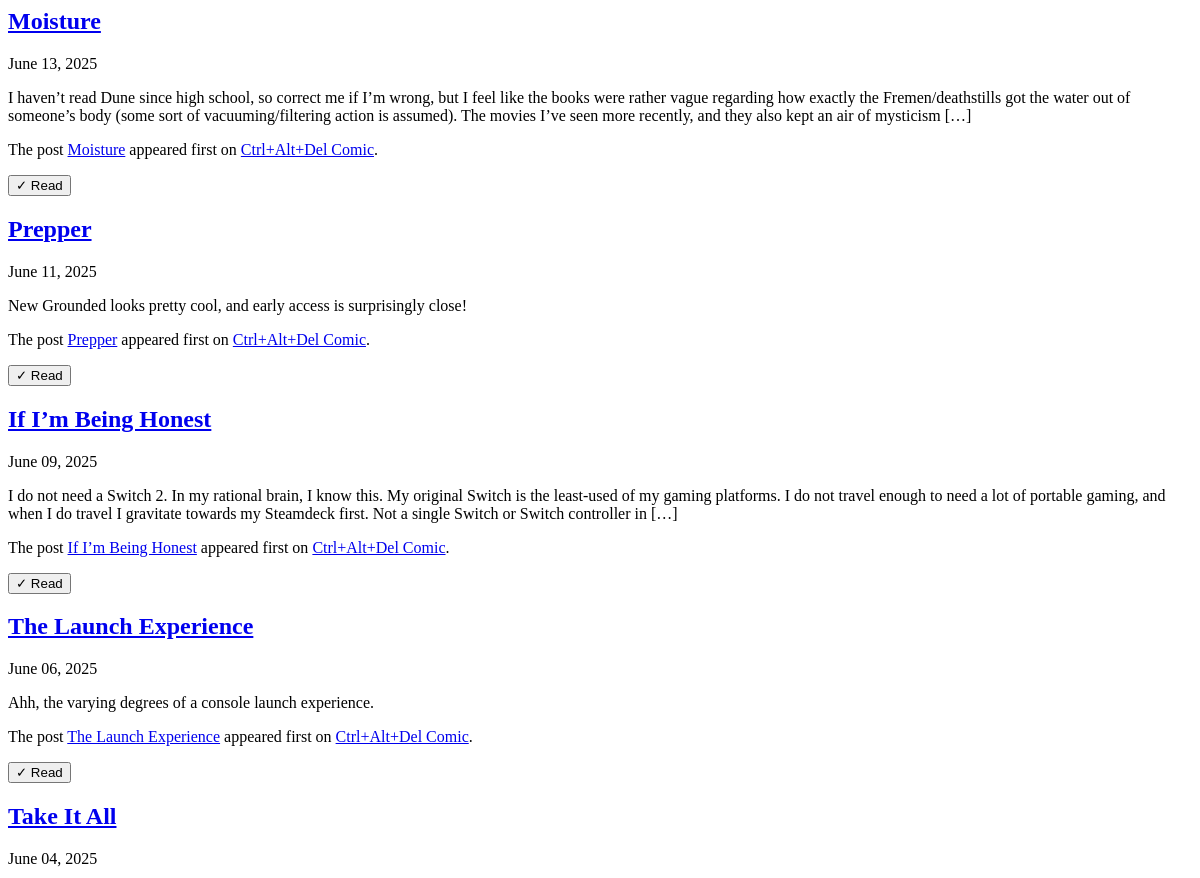
The app's page /feeds/1/entries (signed in, upper part), older data.
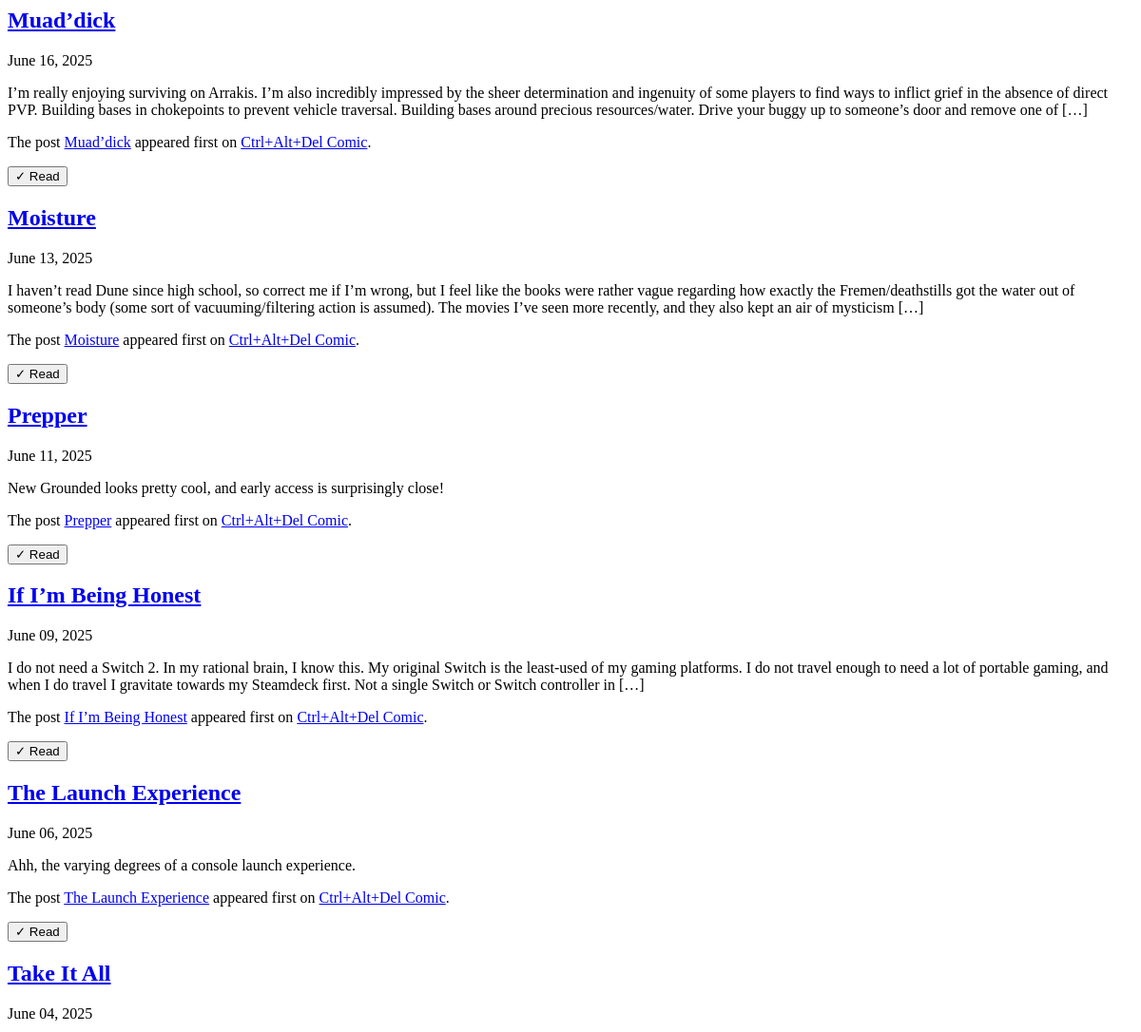
The same page, newer data.
### app/models.py (models this page shows)
class Entry(Base):
    __tablename__ = "entries"
    id = Column(Integer, primary_key=True)
    feed_id = Column(Integer, ForeignKey("feeds.id"))
    title = Column(String, nullable=False)
    link = Column(String, nullable=False)
    published = Column(DateTime)
    content = Column(Text)
    is_read = Column(Boolean, default=False)
    created_at = Column(DateTime, default=datetime.utcnow)
    feed = relationship("Feed", back_populates="entries")

### app/main.py (the view)
@app.get("/feeds/{feed_id}/entries", response_class=HTMLResponse)
async def get_feed_entries(
    request: Request,
    feed_id: int,
    session: AsyncSession = Depends(get_session)
):
    current_user = await get_current_user_from_cookie(request, session)
    if not current_user:
        return RedirectResponse(url="/login", status_code=status.HTTP_303_SEE_OTHER)
    entries = await services.get_entries(session, feed_id=feed_id)
    unread_count = await services.get_unread_count(session)
    return templates.TemplateResponse(
        "feed_entries.html",
        {
            "request": request,
            "entries": entries,
            "current_user": current_user,
            "unread_count": unread_count
        }
    )

### templates/feed_entries.html
{% for entry in entries %}
    {% include "feed_entry.html" %}
{% endfor %}

### templates/feed_entry.html
<article class="mb-12 {% if entry.is_read %}opacity-60{% endif %}" id="entry-{{ entry.id }}">
    <header class="mb-4">
        <h2 class="font-serif text-2xl mb-2">
            <a href="{{ entry.link }}" target="_blank"
               class="text-crumb-text hover:text-crumb-accent-orange transition-colors">
                {{ entry.title }}
            </a>
        </h2>
        <time class="text-crumb-muted text-sm">
            {{ entry.published.strftime('%B %d, %Y') if entry.published else 'No date' }}
        </time>
    </header>
    <div class="prose prose-invert max-w-none">
        {{ entry.content|safe }}
    </div>
    <button hx-post="/entries/{{ entry.id }}/toggle"
            hx-target="#entry-{{ entry.id }}"
            class="mt-4 text-crumb-muted hover:text-crumb-accent-orange transition-colors">
        {% if entry.is_read %}✓ Read{% else %}○ Unread{% endif %}
    </button>
</article>

Row changes from the older to the newer data that the page shows:
added Entry: title "Muad’dick", published "June 16, 2025", content "I’m really enjoying surviving on Arrakis. I’m also incredibly impressed by the sheer determination and ingenuity of some players to find ways to inflict grief in the absence of direct PVP. Building bases in chokepoints to prevent vehicle traversal. Building bases around precious resources/water. Drive your buggy up to someone’s door and remove one of […] The post Muad’dick appeared first on Ctrl+Alt+Del Comic .", is_read "✓ Read"
